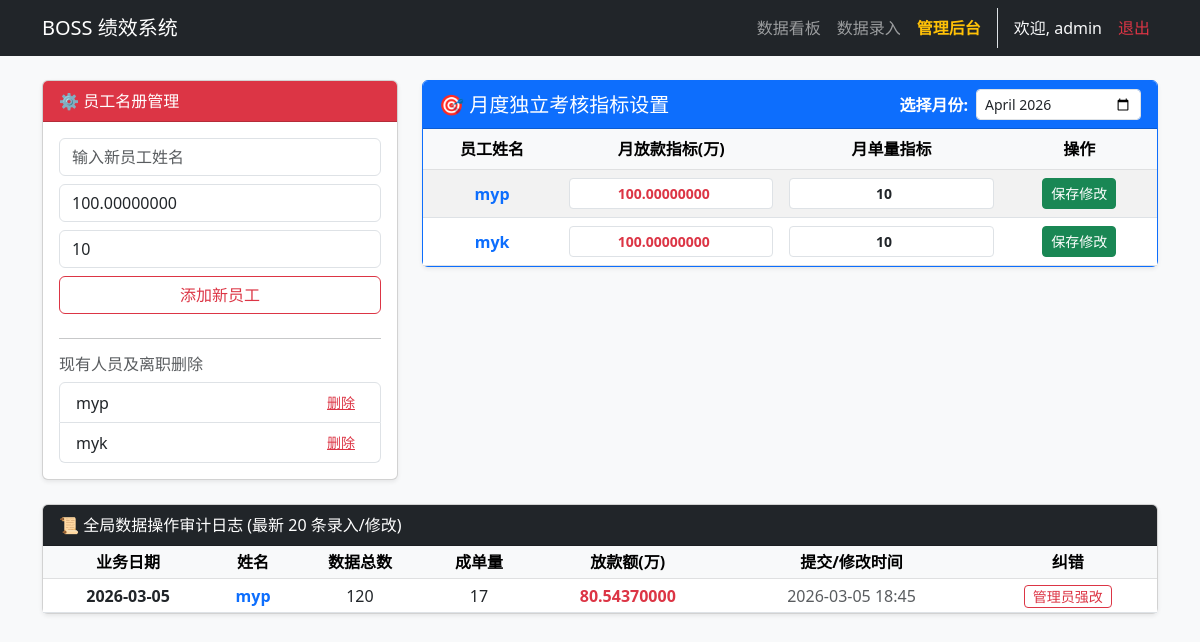
The app's page /admin (signed in), older data.
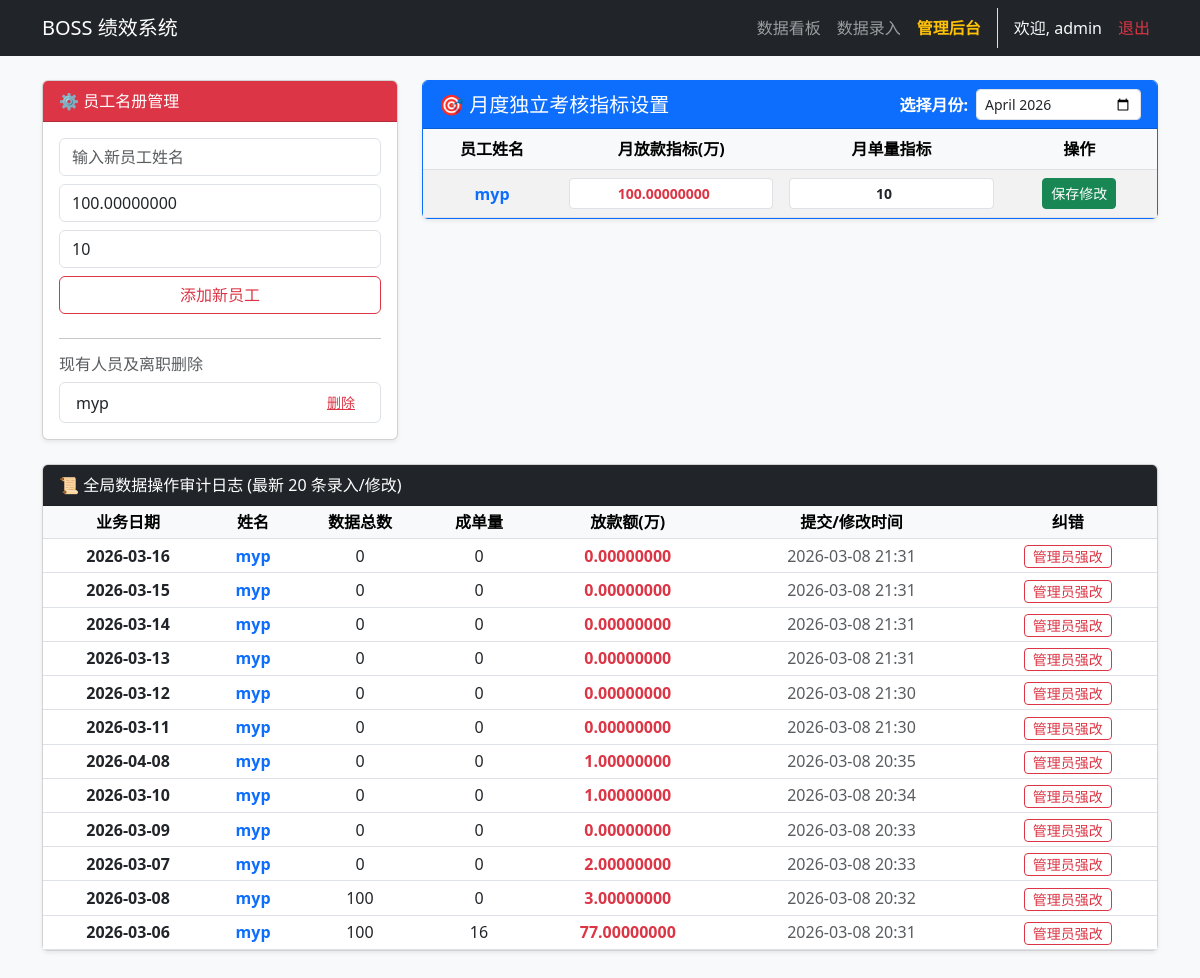
The same page, newer data.
### app.py (models this page shows)
class Employee(db.Model):
    id = db.Column(db.Integer, primary_key=True)
    name = db.Column(db.String(50), unique=True, nullable=False)

class DailyLog(db.Model):
    id = db.Column(db.Integer, primary_key=True)
    date = db.Column(db.String(20), index=True)
    name = db.Column(db.String(50), index=True)
    total_data_count = db.Column(db.Integer, default=0)
    connected = db.Column(db.Integer, default=0)
    added_wechat = db.Column(db.Integer, default=0)
    pre_audit = db.Column(db.Integer, default=0)
    pre_pass = db.Column(db.Integer, default=0)
    final_audit = db.Column(db.Integer, default=0)
    final_pass = db.Column(db.Integer, default=0)
    loan_orders = db.Column(db.Integer, default=0)
    loan_amount = db.Column(Numeric(precision=18, scale=8), default=0.0)
    next_day_est = db.Column(Numeric(precision=18, scale=8), default=0.0)
    timestamp = db.Column(db.DateTime, default=datetime.datetime.now, index=True)

### app.py (the view, shortened to what this page needs)
@app.route('/admin', methods=['GET', 'POST'])
@login_required
@admin_required
def admin_panel():
    target_month = request.args.get('target_month', datetime.date.today().strftime('%Y-%m'))
    all_employees = Employee.query.all()  # 所有在职员工
    existing_targets = MonthlyTarget.query.filter_by(month=target_month).all()
    target_dict = {tgt.name: tgt for tgt in existing_targets}  # 已有目标的员工
    processed_targets = []
    for emp in all_employees:
        if emp.name in target_dict:
            processed_targets.append(target_dict[emp.name])
        else:
            default_target = MonthlyTarget(
                name=emp.name,
                month=target_month,
                target_loan=100.0,
                target_orders=10
            )
            processed_targets.append(default_target)
    logs = DailyLog.query.order_by(DailyLog.timestamp.desc()).limit(20).all()
    return render_template(
        'admin.html',
        employees=all_employees,
        logs=logs,
        target_month=target_month,
        targets=processed_targets  # 替换原有targets，确保每个员工都有数据
    )

### app.py (called while the page is built)
def login_required(f):
    @wraps(f)
    def decorated_function(*args, **kwargs):
        if 'user_id' not in session:
            return redirect(url_for('login'))
        return f(*args, **kwargs)
    return decorated_function

def admin_required(f):
    @wraps(f)
    def decorated_function(*args, **kwargs):
        if not session.get('is_admin'):
            return redirect(url_for('dashboard'))
        return f(*args, **kwargs)
    return decorated_function

### templates/admin.html (shortened to what this page needs)
{% extends "layout.html" %}
{% block content %}
<div class="row">
    <div class="col-md-4">
        <div class="card shadow-sm mb-4">
            <div class="card-header bg-danger text-white">⚙️ 员工名册管理</div>
            <div class="card-body">
                <form method="POST" class="mb-4">
                    <div class="mb-2"><input type="text" name="name" class="form-control" placeholder="输入新员工姓名" required></div>
                    <div class="mb-2"><input type="number" step="0.00000001" name="target_loan" class="form-control" placeholder="首月默认放款指标(万)" value="100.00000000" required></div>
                    <div class="mb-2"><input type="number" name="target_orders" class="form-control" placeholder="首月默认单量指标" value="10" required></div>
                    <button type="submit" class="btn btn-outline-danger w-100">添加新员工</button>
                </form>
                <hr>
                <h6 class="text-muted">现有人员及离职删除</h6>
                <ul class="list-group">
                    {% for emp in employees %}
                    <li class="list-group-item d-flex justify-content-between align-items-center py-1">
                        {{ emp.name }}
                        <form method="POST" onsubmit="return confirm('警告：确定要删除 {{ emp.name }} 吗？他所有的历史流水和指标将被彻底清空！');">
                            <button type="submit" class="btn btn-sm btn-link text-danger">删除</button>
                        </form>
                    </li>
                    {% endfor %}
                </ul>
            </div>
        </div>
    </div>
    <div class="col-md-8">
        <div class="card shadow-sm mb-4 border-primary">
            <div class="card-header bg-primary text-white d-flex justify-content-between align-items-center">
                <h5 class="mb-0">🎯 月度独立考核指标设置</h5>
                <form method="GET" class="d-flex align-items-center m-0">
                    <label class="me-2 text-white fw-bold text-nowrap">选择月份:</label>
                    <input type="month" name="target_month" class="form-control form-control-sm" value="{{ target_month }}" onchange="this.form.submit()">
                </form>
            </div>
            <div class="card-body p-0">
                <div class="table-responsive">
                    <table class="table table-hover table-striped m-0 align-middle text-center">
                        <thead class="table-light">
                            <tr>
                                <th>员工姓名</th>
                                <th>月放款指标(万)</th>
                                <th>月单量指标</th>
                                <th>操作</th>
                            </tr>
                        </thead>
                        <tbody>
                            {% for tgt in targets %}
                            <tr>
                                <form method="POST">
                                    <td class="fw-bold text-primary">{{ tgt.name }}</td>
                                    <td width="30%"><input type="number" step="0.00000001" name="target_loan" class="form-control form-control-sm text-center fw-bold text-danger" value="{{ "%.8f"|format(tgt.target_loan|float) }}"></td>
                                    <td width="30%"><input type="number" name="target_orders" class="form-control form-control-sm text-center fw-bold" value="{{ tgt.target_orders }}"></td>
                                    <td><button type="submit" class="btn btn-sm btn-success">保存修改</button></td>
                                </form>
                            </tr>
                            {% endfor %}
                        </tbody>
                    </table>
                </div>
            </div>
        </div>
    </div>
</div>
<div class="row">
    <div class="col-md-12">
        <div class="card shadow-sm">
            <div class="card-header bg-dark text-white">📜 全局数据操作审计日志 (最新 20 条录入/修改)</div>
            <div class="card-body p-0">
                <div class="table-responsive">
                    <table class="table table-sm table-hover m-0 align-middle text-center">
                        <thead class="table-light">
                            <tr>
                                <th>业务日期</th><th>姓名</th><th>数据总数</th><th>成单量</th><th>放款额(万)</th><th>提交/修改时间</th><th>纠错</th>
                            </tr>
                        </thead>
                        <tbody>
                            {% for log in logs %}
                            <tr>
                                <td class="fw-bold">{{ log.date }}</td>
                                <td class="fw-bold text-primary">{{ log.name }}</td>
                                <td>{{ log.total_data_count }}</td>
                                <td>{{ log.loan_orders }}</td>
                                <td class="text-danger fw-bold">{{ "%.8f"|format(log.loan_amount|float) }}</td>
                                <td class="text-muted">{{ log.timestamp.strftime('%Y-%m-%d %H:%M') }}</td>
                                <td><a href="{{ url_for('edit_log', log_id=log.id) }}" class="btn btn-sm btn-outline-danger py-0">管理员强改</a></td>
                            </tr>
                            {% endfor %}
                        </tbody>
                    </table>
                </div>
            </div>
        </div>
    </div>
</div>
{% endblock %}

### templates/layout.html (shortened to what this page needs)
<!DOCTYPE html>
<html lang="zh-CN">
<head>
    <link href="https://cdn.bootcdn.net/ajax/libs/twitter-bootstrap/5.3.0/css/bootstrap.min.css" rel="stylesheet">
</head>
<body class="bg-light">
    <nav class="navbar navbar-expand-lg navbar-dark bg-dark mb-4">
        <div class="container">
            <a class="navbar-brand" href="{{ url_for('dashboard') }}">BOSS 绩效系统</a>
            {% if session.get('user_id') %}
            <div class="navbar-nav ms-auto">
                <a class="nav-link" href="{{ url_for('dashboard') }}">数据看板</a>
                <a class="nav-link" href="{{ url_for('entry') }}">数据录入</a>
                {% if session.get('is_admin') %}
                <a class="nav-link text-warning fw-bold" href="{{ url_for('admin_panel') }}">管理后台</a>
                {% endif %}
                <span class="nav-link text-light border-start ms-2 ps-3">欢迎, {{ session.username }}</span>
                <a class="nav-link text-danger" href="{{ url_for('logout') }}">退出</a>
            </div>
            {% endif %}
        </div>
    </nav>
    <div class="container pb-5">
        {% block content %}{% endblock %}
    </div>
</body>
</html>

Row changes from the older to the newer data that the page shows:
removed Employee: name "myk", target_loan "100.00000000", target_orders "10"
added DailyLog: date "2026-03-16", name "myp", total_data_count "0", loan_orders "0", loan_amount "0.00000000", timestamp "2026-03-08 21:31"
added DailyLog: date "2026-03-15", name "myp", total_data_count "0", loan_orders "0", loan_amount "0.00000000", timestamp "2026-03-08 21:31"
added DailyLog: date "2026-03-14", name "myp", total_data_count "0", loan_orders "0", loan_amount "0.00000000", timestamp "2026-03-08 21:31"
added DailyLog: date "2026-03-13", name "myp", total_data_count "0", loan_orders "0", loan_amount "0.00000000", timestamp "2026-03-08 21:31"
added DailyLog: date "2026-03-12", name "myp", total_data_count "0", loan_orders "0", loan_amount "0.00000000", timestamp "2026-03-08 21:30"
added DailyLog: date "2026-03-11", name "myp", total_data_count "0", loan_orders "0", loan_amount "0.00000000", timestamp "2026-03-08 21:30"
added DailyLog: date "2026-04-08", name "myp", total_data_count "0", loan_orders "0", loan_amount "1.00000000", timestamp "2026-03-08 20:35"
added DailyLog: date "2026-03-10", name "myp", total_data_count "0", loan_orders "0", loan_amount "1.00000000", timestamp "2026-03-08 20:34"
added DailyLog: date "2026-03-09", name "myp", total_data_count "0", loan_orders "0", loan_amount "0.00000000", timestamp "2026-03-08 20:33"
added DailyLog: date "2026-03-07", name "myp", total_data_count "0", loan_orders "0", loan_amount "2.00000000", timestamp "2026-03-08 20:33"
added DailyLog: date "2026-03-08", name "myp", total_data_count "100", loan_orders "0", loan_amount "3.00000000", timestamp "2026-03-08 20:32"
changed DailyLog (number 12 of 12 on the later page): date "2026-03-05" → "2026-03-06"; total_data_count "120" → "100"; loan_orders "17" → "16"; loan_amount "80.54370000" → "77.00000000"; timestamp "2026-03-05 18:45" → "2026-03-08 20:31"
